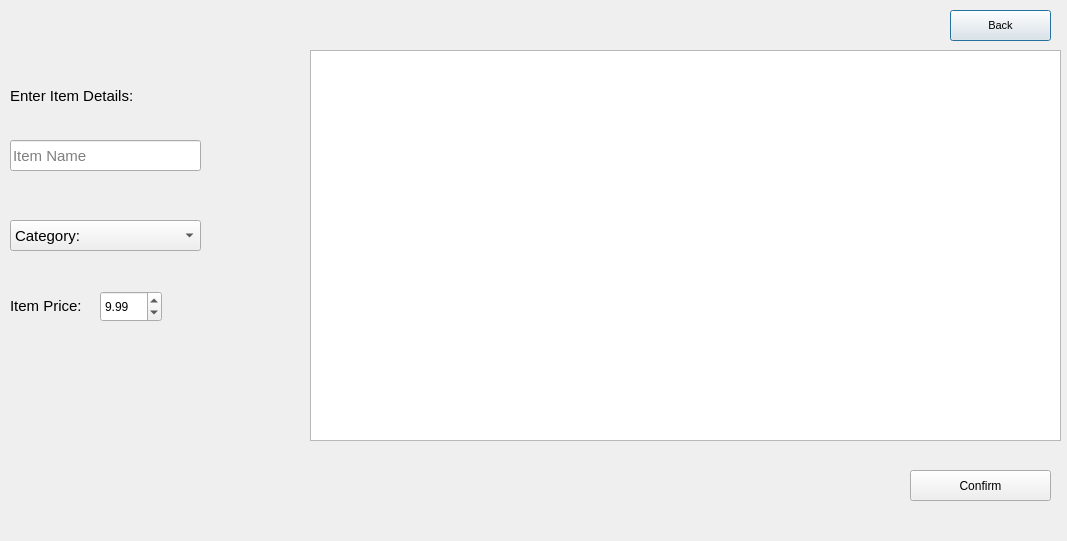
<?xml version="1.0" encoding="UTF-8"?>
<ui version="4.0">
 <class>AddMenuItem</class>
 <widget class="QDialog" name="AddMenuItem">
  <property name="geometry">
   <rect>
    <x>0</x>
    <y>0</y>
    <width>1067</width>
    <height>541</height>
   </rect>
  </property>
  <property name="minimumSize">
   <size>
    <width>1067</width>
    <height>541</height>
   </size>
  </property>
  <property name="maximumSize">
   <size>
    <width>1067</width>
    <height>541</height>
   </size>
  </property>
  <property name="windowTitle">
   <string>Dialog</string>
  </property>
  <property name="styleSheet">
   <string notr="true"/>
  </property>
  <widget class="QTableWidget" name="twMenuItems">
   <property name="geometry">
    <rect>
     <x>310</x>
     <y>50</y>
     <width>751</width>
     <height>391</height>
    </rect>
   </property>
   <property name="editTriggers">
    <set>QAbstractItemView::NoEditTriggers</set>
   </property>
   <property name="tabKeyNavigation">
    <bool>false</bool>
   </property>
   <property name="showDropIndicator" stdset="0">
    <bool>false</bool>
   </property>
   <property name="dragDropOverwriteMode">
    <bool>false</bool>
   </property>
   <property name="selectionMode">
    <enum>QAbstractItemView::SingleSelection</enum>
   </property>
   <property name="selectionBehavior">
    <enum>QAbstractItemView::SelectRows</enum>
   </property>
  </widget>
  <widget class="QPushButton" name="pbBack">
   <property name="geometry">
    <rect>
     <x>950</x>
     <y>10</y>
     <width>101</width>
     <height>31</height>
    </rect>
   </property>
   <property name="font">
    <font>
     <pointsize>8</pointsize>
     <weight>50</weight>
     <bold>false</bold>
    </font>
   </property>
   <property name="styleSheet">
    <string notr="true"/>
   </property>
   <property name="text">
    <string>Back</string>
   </property>
  </widget>
  <widget class="QLineEdit" name="leItemname">
   <property name="geometry">
    <rect>
     <x>10</x>
     <y>140</y>
     <width>191</width>
     <height>31</height>
    </rect>
   </property>
   <property name="font">
    <font>
     <pointsize>11</pointsize>
    </font>
   </property>
   <property name="styleSheet">
    <string notr="true"/>
   </property>
   <property name="placeholderText">
    <string>Item Name</string>
   </property>
  </widget>
  <widget class="QComboBox" name="cbCategory">
   <property name="geometry">
    <rect>
     <x>10</x>
     <y>220</y>
     <width>191</width>
     <height>31</height>
    </rect>
   </property>
   <property name="font">
    <font>
     <pointsize>11</pointsize>
    </font>
   </property>
   <property name="styleSheet">
    <string notr="true"/>
   </property>
   <property name="currentText">
    <string>Category:</string>
   </property>
   <item>
    <property name="text">
     <string>Category:</string>
    </property>
   </item>
   <item>
    <property name="text">
     <string>Starter</string>
    </property>
   </item>
   <item>
    <property name="text">
     <string>Main</string>
    </property>
   </item>
   <item>
    <property name="text">
     <string>Dessert</string>
    </property>
   </item>
   <item>
    <property name="text">
     <string>Drink</string>
    </property>
   </item>
  </widget>
  <widget class="QPushButton" name="pbConfirm">
   <property name="geometry">
    <rect>
     <x>910</x>
     <y>470</y>
     <width>141</width>
     <height>31</height>
    </rect>
   </property>
   <property name="text">
    <string>Confirm</string>
   </property>
  </widget>
  <widget class="QLabel" name="lblitemdetails">
   <property name="geometry">
    <rect>
     <x>10</x>
     <y>80</y>
     <width>201</width>
     <height>31</height>
    </rect>
   </property>
   <property name="font">
    <font>
     <pointsize>11</pointsize>
    </font>
   </property>
   <property name="styleSheet">
    <string notr="true"/>
   </property>
   <property name="text">
    <string>Enter Item Details:</string>
   </property>
  </widget>
  <widget class="QLabel" name="lblItemPrice">
   <property name="geometry">
    <rect>
     <x>10</x>
     <y>290</y>
     <width>81</width>
     <height>31</height>
    </rect>
   </property>
   <property name="font">
    <font>
     <pointsize>11</pointsize>
    </font>
   </property>
   <property name="styleSheet">
    <string notr="true"/>
   </property>
   <property name="text">
    <string>Item Price:</string>
   </property>
  </widget>
  <widget class="QDoubleSpinBox" name="sbPrice">
   <property name="geometry">
    <rect>
     <x>100</x>
     <y>291</y>
     <width>62</width>
     <height>31</height>
    </rect>
   </property>
   <property name="minimum">
    <double>0.000000000000000</double>
   </property>
   <property name="maximum">
    <double>250.000000000000000</double>
   </property>
   <property name="value">
    <double>9.990000000000000</double>
   </property>
  </widget>
  <widget class="QLabel" name="lblErrorItemName">
   <property name="geometry">
    <rect>
     <x>10</x>
     <y>170</y>
     <width>291</width>
     <height>31</height>
    </rect>
   </property>
   <property name="font">
    <font>
     <pointsize>10</pointsize>
    </font>
   </property>
   <property name="text">
    <string/>
   </property>
  </widget>
  <widget class="QLabel" name="lblErrorCategory">
   <property name="geometry">
    <rect>
     <x>10</x>
     <y>250</y>
     <width>291</width>
     <height>31</height>
    </rect>
   </property>
   <property name="font">
    <font>
     <pointsize>10</pointsize>
    </font>
   </property>
   <property name="text">
    <string/>
   </property>
  </widget>
 </widget>
 <resources/>
 <connections/>
</ui>
